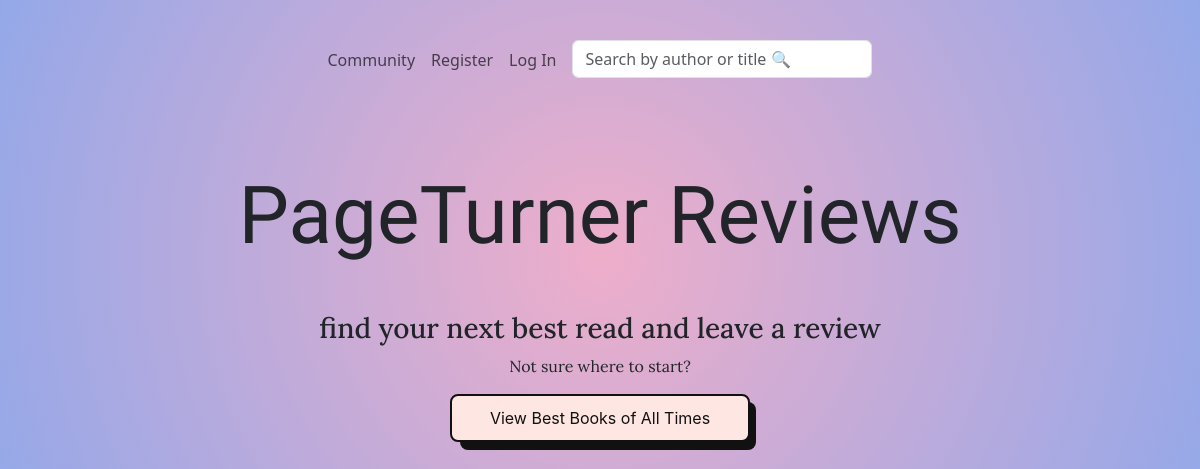
The app's page /, older data.
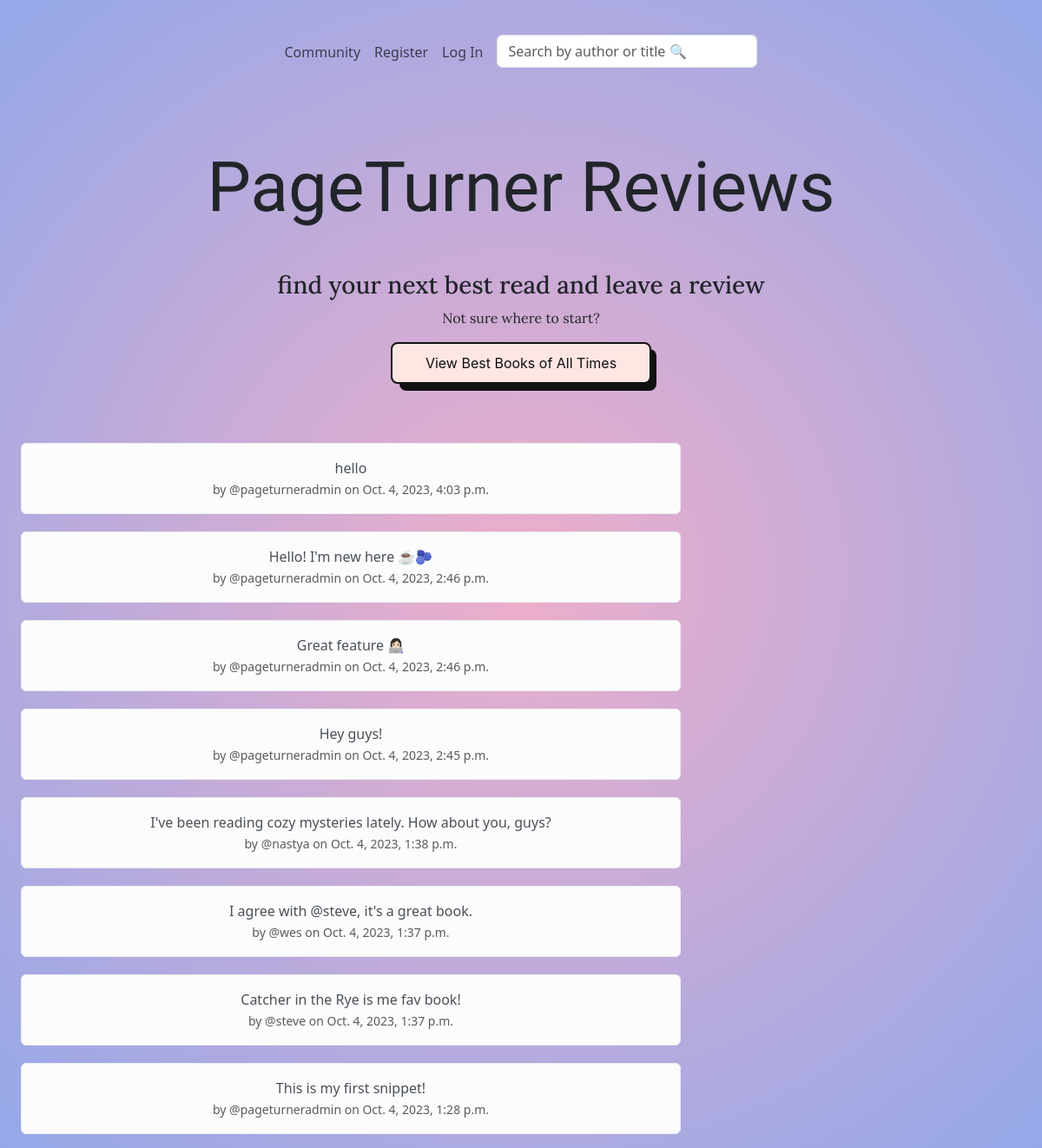
The same page, newer data.
### members/models.py (models this page shows, shortened)
class Snippet(models.Model):
    user = models.ForeignKey(User, related_name="snippets", on_delete=models.DO_NOTHING)
    body = models.CharField(max_length=300)
    created_at = models.DateTimeField(auto_now_add=True)

### reviews/views.py (the view)
# urls.py: path('', views.welcome_page, name="welcome_page"),
def welcome_page(request):
    if request.user.is_authenticated:
        form = SnippetForm(request.POST or None)
        if request.method == "POST":
            if form.is_valid():
                snippet = form.save(commit=False)
                snippet.user = request.user
                snippet.save()
                messages.success(request, "Your snippet has been posted!")
                return redirect("welcome_page")
        snippets = Snippet.objects.all().order_by("-created_at")
        return render(request, "reviews/base.html", {"snippets": snippets, "form": form})
    else:
        snippets = Snippet.objects.all().order_by("-created_at")
        return render(request, "reviews/base.html", {"snippets": snippets})

### reviews/templates/reviews/base.html (shortened to what this page needs)
{% extends "base.html" %}
{% load static %}
{% block content %}
<div class="container-xxl">
        <div class="text-center">
<h1 class="mt-5">PageTurner Reviews</h1>
<h3 class="mt-5">find your next best read and leave a review</h3>
            <p class="mt-2">Not sure where to start?</p>
        </div>
<div class="button-container mt-3 mb-5">
            <a class="button-56 book-info" href="{% url 'book_list' %}">View Best Books of All Times</a>
    </div>
    <div class="container-xxl text-center">
        <div class="row">
            <div class="col-8">
    {% for snippet in snippets %}
    <div class="alert alert-light" role="alert">
    {{ snippet.body }} <br/>
        <small class="text-muted"> by
            @{{ snippet.user.username }} on
            {{ snippet.created_at }}
        </small>
    </div>
    {% endfor %}
        </div>
        <div class="col-4 mt-4">
        </div>
    </div>
{% endblock %}

### templates/base.html (shortened to what this page needs)
<!DOCTYPE html>
{% load static %}
<html lang="en">
<head>
    <link href="https://cdn.jsdelivr.net/npm/bootstrap@5.3.2/dist/css/bootstrap.min.css"
 rel="stylesheet">
    <link href="https://cdnjs.cloudflare.com/ajax/libs/font-awesome/4.7.0/css/font-awesome.min.css" rel="stylesheet">
    <link href='https://unpkg.com/boxicons@2.1.4/css/boxicons.min.css' rel="stylesheet">
    <link href="{% static 'main.css' %}" rel="stylesheet">
<body>
<nav class="navbar navbar-expand-md">
    <div class="collapse navbar-collapse justify-content-md-center" id="navbarsExample08">
        <ul class="navbar-nav">
            <li class="nav-item">
                <a class="nav-link" href="{% url 'profile_list' %}">Community</a>
            </li>
            {% if user.is_authenticated %}
            <li class="nav-item">
                <a class="nav-link" href="{% url 'logout' %}">Log Out</a>
            </li>
            {% else %}
            <li class="nav-item">
                <a class="nav-link" href="{% url 'register_user' %}">Register</a>
            </li>
            <li class="nav-item">
                <a class="nav-link" href="{% url 'login' %}">Log In</a>
            </li>
            {% endif %}
            <li class="nav-item dropdown">
                <form action="{% url 'book_search' %}" class="form-inline my-2 my-md-0 mx-2" method="post">
                    <input aria-label="Search" class="form-control" name="searched"
                           placeholder="Search by author or title 🔍" type="text">
                </form>
            </li>
        </ul>
    </div>
</nav>
{% block content %}
{% endblock %}
</body>

### static/main.css (style rules this page uses)
h1 { font-family: 'Gloock', serif; font-size: 5em; }
h3 { font-family: 'Lora', serif; }
p { font-family: 'Lora'; font-size: 1em; }
body { background: rgb(238,174,202); background: radial-gradient(circle, rgba(238,174,202,1) 0%, rgba(148,168,233,1) 100%); }
.navbar { background: transparent; padding: 40px; }
.form-control { width: 300px; }
a { color: black; }
.button-56 { align-items: center; background-color: #fee6e3; border: 2px solid #111; border-radius: 8px; box-sizing: border-box; color: #111; cursor: pointer; display: flex; font-family: Inter,sans-serif; font-size: 16px; height: 48px; width: 300px; justify-content: center; line-height: 24px; max-width: 100%; padding: 0 25px; position: relative; text-align: center; text-decoration: none; user-select: none; -webkit-user-select: none; touch-action: manipulation; }
.button-56:after { background-color: #111; border-radius: 8px; content: ""; display: block; height: 48px; left: 0; width: 100%; position: absolute; top: -2px; transform: translate(8px, 8px); transition: transform .2s ease-out; z-index: -1; }
.button-container { display: flex; justify-content: center; margin-top: 20px; }
input { border: none; }
.alert { margin-top: 20px; }

Row changes from the older to the newer data that the page shows:
added Snippet: body "hello", user.username "pageturneradmin", created_at "Oct. 4, 2023, 4:03 p.m."
added Snippet: body "Hello! I'm new here ☕️🫐", user.username "pageturneradmin", created_at "Oct. 4, 2023, 2:46 p.m."
added Snippet: body "Great feature 👩🏻‍💻", user.username "pageturneradmin", created_at "Oct. 4, 2023, 2:46 p.m."
added Snippet: body "Hey guys!", user.username "pageturneradmin", created_at "Oct. 4, 2023, 2:45 p.m."
added Snippet: body "I've been reading cozy mysteries lately. How about you, guys?", user.username "nastya", created_at "Oct. 4, 2023, 1:38 p.m."
added Snippet: body "I agree with @steve, it's a great book.", user.username "wes", created_at "Oct. 4, 2023, 1:37 p.m."
added Snippet: body "Catcher in the Rye is me fav book!", user.username "steve", created_at "Oct. 4, 2023, 1:37 p.m."
added Snippet: body "This is my first snippet!", user.username "pageturneradmin", created_at "Oct. 4, 2023, 1:28 p.m."
